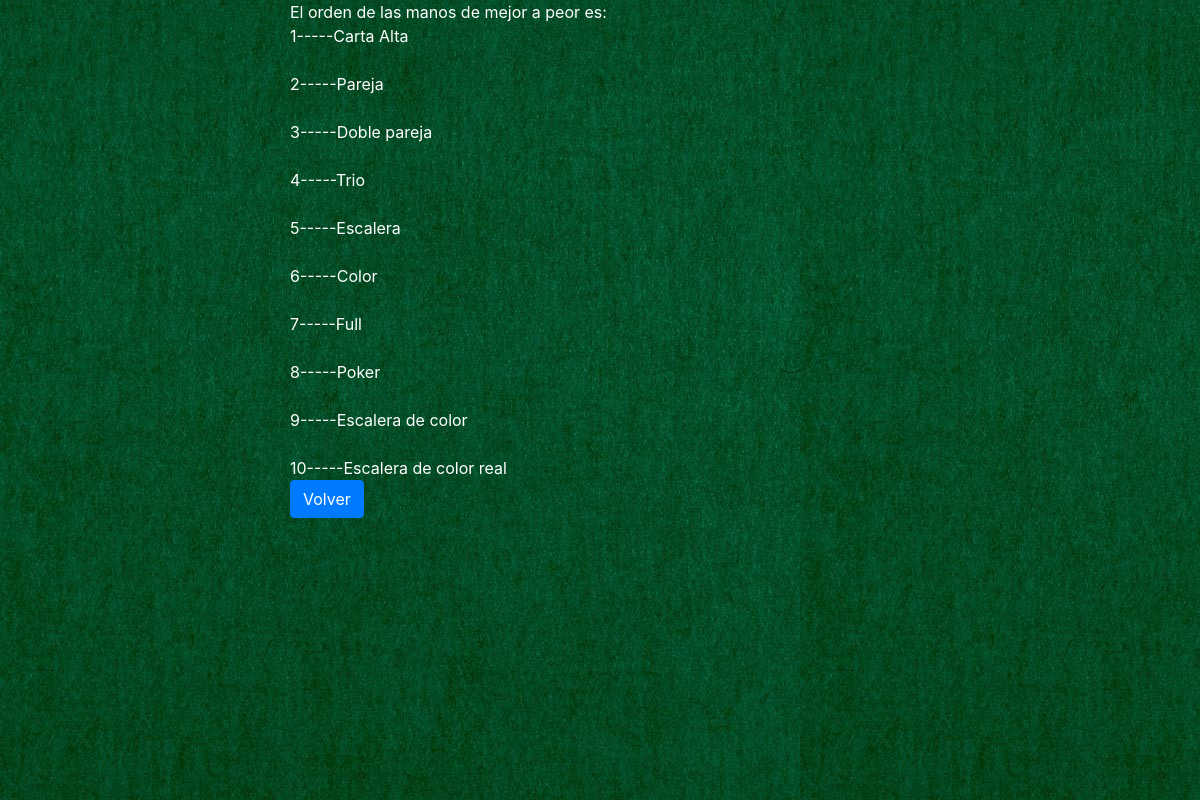
Screenshot of /reglas.php with the database file from the repository.
### tables this page shows
CREATE TABLE IF NOT EXISTS `manos` (
  `orden` varchar(2) NOT NULL,
  `nombre` varchar(50) NOT NULL,
  `id_mano` int(11) NOT NULL AUTO_INCREMENT,
  PRIMARY KEY (`id_mano`)
);

### reglas.php (the view, shortened to what this page needs)
<!DOCTYPE html>
<html lang="en">
    <link rel="stylesheet" href="https://maxcdn.bootstrapcdn.com/bootstrap/4.0.0-alpha.6/css/bootstrap.min.css">
    <link href="./style.css" rel="stylesheet" type="text/css">
</head>
<body>
    <div id="contenedor">
        <div id="centrar">
            <?php
                echo "El orden de las manos de mejor a peor es:";
                require('config.php');
                $consulta = "SELECT * FROM manos";
                if($resultado = $mysqli->query($consulta)){
                    while ($fila = $resultado->fetch_assoc()) {
                        $orden = $fila['orden'];
                        $nombreMano = $fila['nombre'];
                        echo  "<br>{$orden}-----{$nombreMano}<br>";
                    }
                }else{
                    echo "Erroe al conectar con la base de datos";
                }
                echo "<a type='submit' class='btn btn-primary' href='index.php'>Volver</a>";
            ?>
        </div>
    </div>
</body>
</html>

### style.css (style rules this page uses)
#contenedor { background-image: url("img/fondoverde.jpg"); width:100% ; height:100% ; position: absolute; color:white; }
#centrar { position: absolute; margin-left: 20%; padding-left: 50px; }
html, body { height: 100%; margin: 0; padding: 0; }

### rows the page displays
manos: orden "1", nombre "Carta Alta"
manos: orden "2", nombre "Pareja"
manos: orden "3", nombre "Doble pareja"
manos: orden "4", nombre "Trio"
manos: orden "5", nombre "Escalera"
manos: orden "6", nombre "Color"
manos: orden "7", nombre "Full"
manos: orden "8", nombre "Poker"
manos: orden "9", nombre "Escalera de color"
manos: orden "10", nombre "Escalera de color real"
